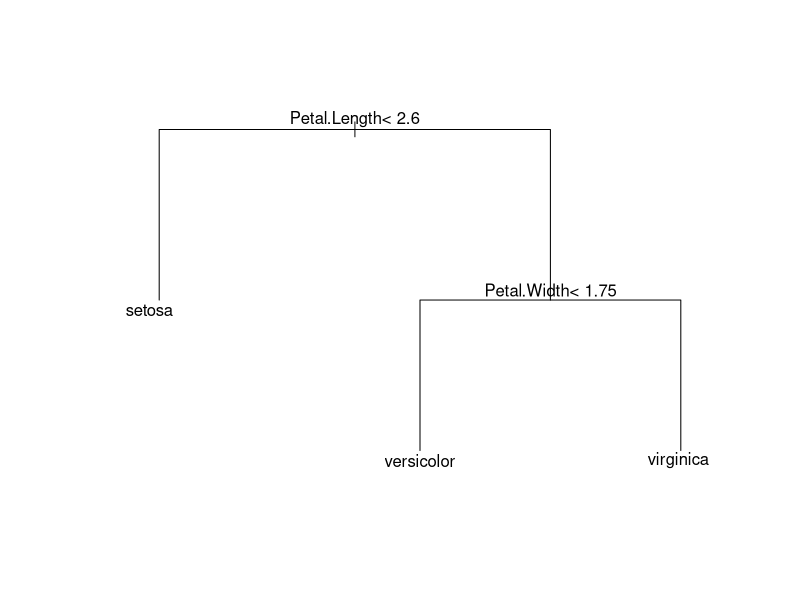
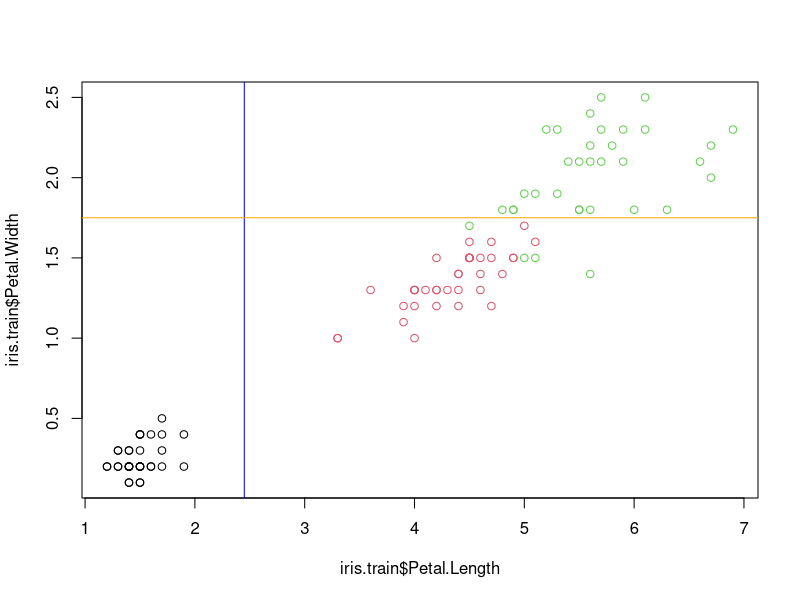
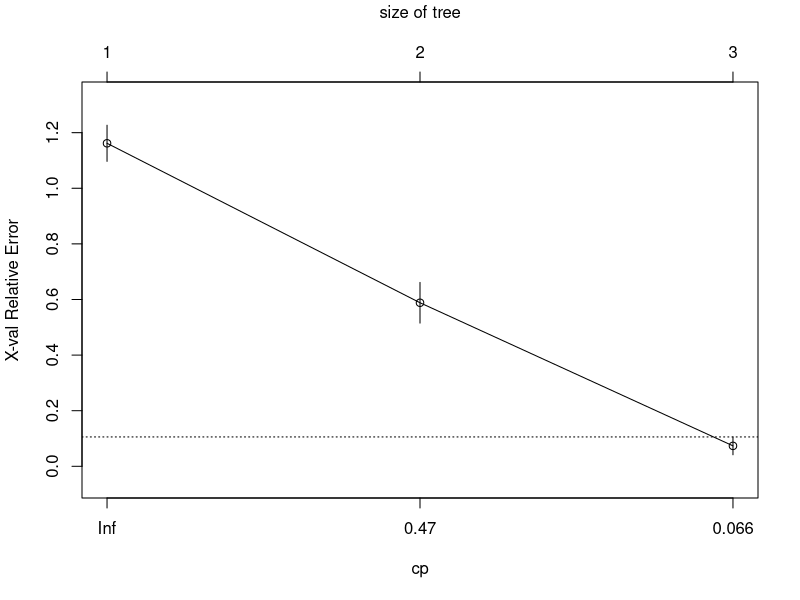

Write the R code that produced these figures, in order. (Note: this script raises an error after producing the figures.)
## ---- chunk 1
#install.packages("rpart")
library(rpart)
data(iris)
head(iris)

n=0.3*nrow(iris)
test.index=sample(1:nrow(iris),n)
iris.train=iris[-test.index,]
iris.test=iris[test.index,]

fit = rpart(Species ~ Sepal.Length + Sepal.Width + Petal.Length + Petal.Width, data = iris.train)
plot(fit, margin=0.1)
text(fit)

plot(iris.train$Petal.Length, iris.train$Petal.Width, col=iris.train$Species)
abline(v = 2.45, col ="blue")
abline(h = 1.75, col ="orange")
predict_one = predict(fit, iris.test[1,], type="class")
predict_one

predict_all = predict(fit, iris.test[,-5], type="class")
table(iris.test$Species, predict_all)

printcp(fit)
plotcp(fit)

confusionMatrix(table(iris.test$Species, predict_all))

## ---- chunk 2
#install.packages("party")
library(party)
data(iris)

fit2 = ctree(Species ~ Sepal.Length + Sepal.Width + Petal.Length + Petal.Width, data = iris.train)
plot(fit2, margin=0.1)

plot(iris.train$Petal.Length, iris.train$Petal.Width, col=iris.train$Species)
abline(v = 1.9, col ="blue")
abline(h = 1.7, col ="orange")
abline(v = 4.8, col ="red")

predict_all2 = predict(fit2, iris.test[,-5])
table(iris.test$Species, predict_all2)
## ---- chunk 3
#install.packages("e1071")
library(e1071)
data(iris)
head(iris)

fit3 = svm(Species ~ Sepal.Length + Sepal.Width + Petal.Length + Petal.Width, data = iris.train, type='C-classification', cost=1, gamma = 1/ncol(iris.train))

summary(fit3)

predict_all3 = predict(fit3, iris.test[,-5])
table(iris.test$Species, predict_all3)

tuned = tune.svm(Species~., data = iris.train, gamma = 10^(-3:-1), cost = 10^(-1:1))

summary(tuned)

model.tuned = svm(Species~., data = iris.train, gamma = tuned$best.parameters$gamma, cost = tuned$best.parameters$cost)

summary(model.tuned)

predictions = predict(model.tuned,iris.test[,-5])

table(iris.test$Species,predictions)

## ---- chunk 4
library(e1071)

fit4 = naiveBayes(Species ~ ., data = iris.train)

predict_all4 = predict(fit4, iris.test[,-5])
table(iris.test$Species, predict_all4)
